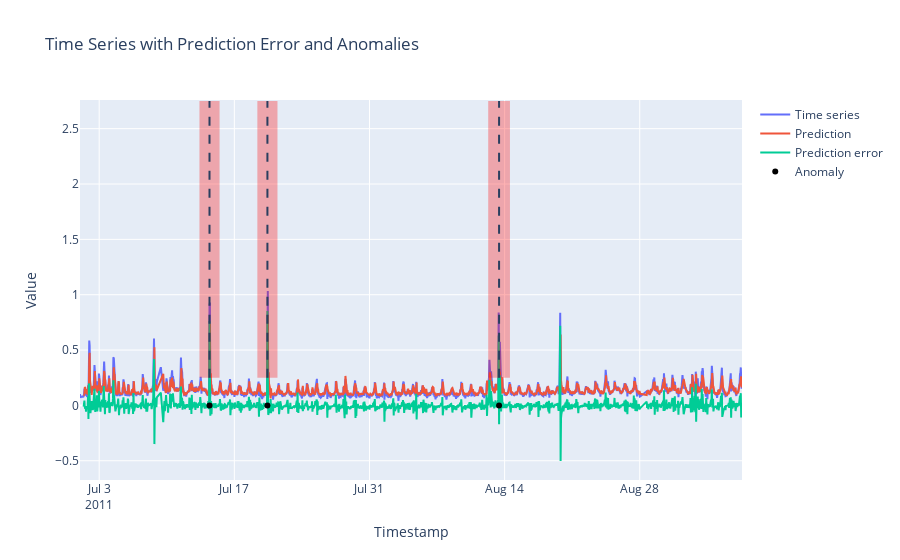

Notebook cell for this chart:
### Code cell
fig = go.Figure()
fig = plot_results_timeseries(fig, df, y_pred_lstm, pred_error_lstm, anomaly_times, anomaly_windows, n_burn_in)
fig.show()

### Figure 1 — Plotly figure (JSON) as saved in the notebook; plotly's stock layout.template omitted (floating-point values rounded to 4 significant figures; data arrays with more than 128 entries replaced by an {"elided": "..."} marker saying what was removed)
{"data": [{"mode": "lines", "name": "Time series", "type": "scatter", "x": {"elided": "1538 str values"}, "y": {"elided": "1538 float values"}}, {"mode": "lines", "name": "Prediction", "type": "scatter", "x": {"elided": "1529 str values"}, "y": {"elided": "1529 float values"}}, {"mode": "lines", "name": "Prediction error", "type": "scatter", "x": {"elided": "1529 str values"}, "y": {"elided": "1529 float values"}}, {"marker": {"color": "black"}, "mode": "markers", "name": "Anomaly", "type": "scatter", "x": ["2011-07-14T10:15:01", "2011-07-20T10:15:01", "2011-08-13T10:15:01"], "y": [0, 0, 0]}], "layout": {"shapes": [{"fillcolor": "red", "line": {"width": 0}, "opacity": 0.3, "type": "rect", "x0": "2011-07-13T09:15:01", "x1": "2011-07-15T11:15:01", "y0": null, "y1": null}, {"fillcolor": "red", "line": {"width": 0}, "opacity": 0.3, "type": "rect", "x0": "2011-07-19T09:15:01", "x1": "2011-07-21T11:15:01", "y0": null, "y1": null}, {"fillcolor": "red", "line": {"width": 0}, "opacity": 0.3, "type": "rect", "x0": "2011-08-12T07:15:01", "x1": "2011-08-14T13:15:01", "y0": null, "y1": null}, {"line": {"dash": "dash"}, "type": "line", "x0": "2011-07-14T10:15:01", "x1": "2011-07-14T10:15:01", "y0": null, "y1": null}, {"line": {"dash": "dash"}, "type": "line", "x0": "2011-07-20T10:15:01", "x1": "2011-07-20T10:15:01", "y0": null, "y1": null}, {"line": {"dash": "dash"}, "type": "line", "x0": "2011-08-13T10:15:01", "x1": "2011-08-13T10:15:01", "y0": null, "y1": null}], "title": {"text": "Time Series with Prediction Error and Anomalies"}, "xaxis": {"title": {"text": "Timestamp"}}, "yaxis": {"title": {"text": "Value"}}}}
